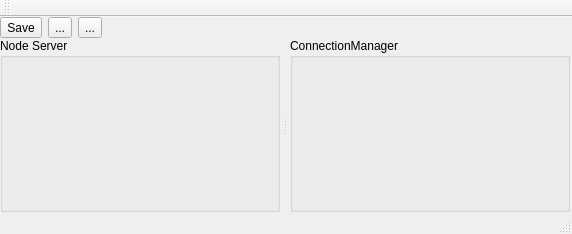
<?xml version="1.0" encoding="UTF-8"?>
<ui version="4.0">
 <class>gJarvisgui</class>
 <widget class="QMainWindow" name="gJarvisgui">
  <property name="geometry">
   <rect>
    <x>0</x>
    <y>0</y>
    <width>572</width>
    <height>234</height>
   </rect>
  </property>
  <property name="windowTitle">
   <string>gJarvisgui</string>
  </property>
  <widget class="QWidget" name="centralWidget">
   <layout class="QVBoxLayout" name="verticalLayout" stretch="1,20">
    <property name="spacing">
     <number>0</number>
    </property>
    <property name="leftMargin">
     <number>0</number>
    </property>
    <property name="topMargin">
     <number>0</number>
    </property>
    <property name="rightMargin">
     <number>2</number>
    </property>
    <property name="bottomMargin">
     <number>0</number>
    </property>
    <item>
     <layout class="QHBoxLayout" name="horizontalLayout">
      <item>
       <widget class="QToolButton" name="btn_saveSettings">
        <property name="text">
         <string>Save</string>
        </property>
       </widget>
      </item>
      <item>
       <widget class="QToolButton" name="toolButton_2">
        <property name="text">
         <string>...</string>
        </property>
       </widget>
      </item>
      <item>
       <widget class="QToolButton" name="toolButton_3">
        <property name="text">
         <string>...</string>
        </property>
       </widget>
      </item>
      <item>
       <spacer name="horizontalSpacer">
        <property name="orientation">
         <enum>Qt::Horizontal</enum>
        </property>
        <property name="sizeHint" stdset="0">
         <size>
          <width>40</width>
          <height>20</height>
         </size>
        </property>
       </spacer>
      </item>
     </layout>
    </item>
    <item>
     <widget class="QSplitter" name="splitter">
      <property name="frameShape">
       <enum>QFrame::NoFrame</enum>
      </property>
      <property name="lineWidth">
       <number>1</number>
      </property>
      <property name="orientation">
       <enum>Qt::Horizontal</enum>
      </property>
      <property name="handleWidth">
       <number>10</number>
      </property>
      <widget class="gJarvisServerWidget" name="nodeServerWidget">
       <property name="title">
        <string>Node Server</string>
       </property>
      </widget>
      <widget class="gJarvisConnectionManagerWidget" name="connManagerWidget">
       <property name="title">
        <string>ConnectionManager</string>
       </property>
       <property name="flat">
        <bool>false</bool>
       </property>
      </widget>
     </widget>
    </item>
   </layout>
  </widget>
  <widget class="QMenuBar" name="menuBar">
   <property name="geometry">
    <rect>
     <x>0</x>
     <y>0</y>
     <width>572</width>
     <height>25</height>
    </rect>
   </property>
  </widget>
  <widget class="QToolBar" name="mainToolBar">
   <attribute name="toolBarArea">
    <enum>TopToolBarArea</enum>
   </attribute>
   <attribute name="toolBarBreak">
    <bool>false</bool>
   </attribute>
  </widget>
  <widget class="QStatusBar" name="statusBar"/>
 </widget>
 <layoutdefault spacing="6" margin="11"/>
 <customwidgets>
  <customwidget>
   <class>gJarvisServerWidget</class>
   <extends>QGroupBox</extends>
   <header>gjarvisserverwidget.h</header>
   <container>1</container>
  </customwidget>
  <customwidget>
   <class>gJarvisConnectionManagerWidget</class>
   <extends>QGroupBox</extends>
   <header>gjarvisconnectionmanagerwidget.h</header>
   <container>1</container>
  </customwidget>
 </customwidgets>
 <resources/>
 <connections/>
</ui>
